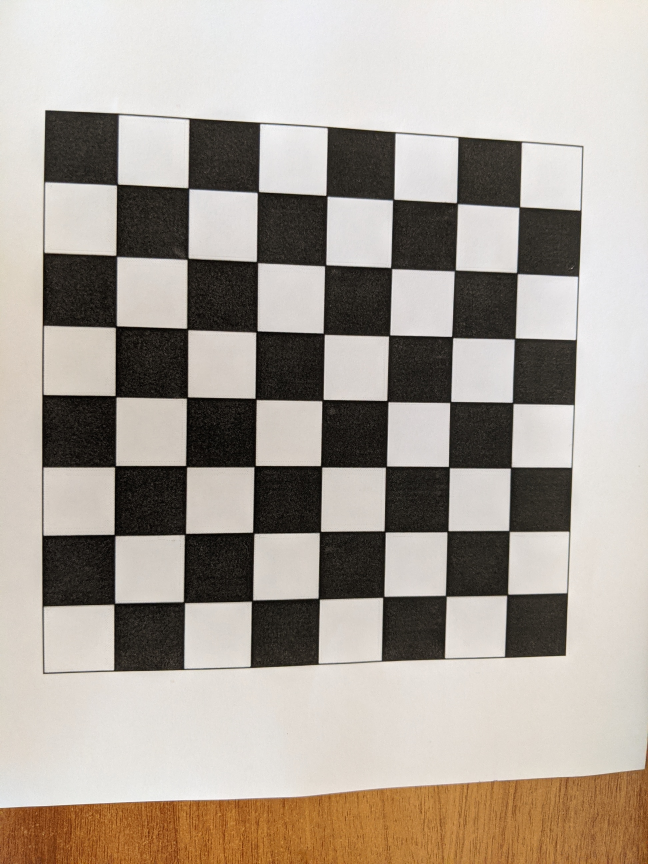
#> input picture images/for_calib/IMG_20200705_174304.jpg, 1944 x 2592 px (shown at 1/3 size); its folder holds 4 pictures in this run; the run also reads 1 picture not shown here
$ python cvCalibration.py
#> lines starting #> are read from the running program, lines starting #| are printed output that depends on the picture
import numpy as np
import cv2
import glob
import types
import os
from time import sleep


# Определение размеров шахматной доски
CHECKERBOARD = (7, 7)
criteria = (cv2.TERM_CRITERIA_EPS + cv2.TERM_CRITERIA_MAX_ITER, 30, 0.001)
# Создание вектора для хранения векторов трехмерных точек для каждого изображения шахматной доски
objpoints = []
# Создание вектора для хранения векторов 2D точек для каждого изображения шахматной доски
imgpoints = []
# Определение мировых координат для 3D точек
objp = np.zeros((1, CHECKERBOARD[0] * CHECKERBOARD[1], 3), np.float32)
objp[0, :, :2] = np.mgrid[0:CHECKERBOARD[0], 0:CHECKERBOARD[1]].T.reshape(-1, 2)
prev_img_shape = None
# Извлечение пути отдельного изображения, хранящегося в данном каталоге
images = glob.glob('./images/for_calib/*.jpg')
for fname in images:
    img = cv2.imread(fname)
#> img is the input picture: shape (2592, 1944, 3); mean B, G, R 152.9, 162.3, 171
    img = cv2.resize(img, (int(4032/4), int(3024/4)))
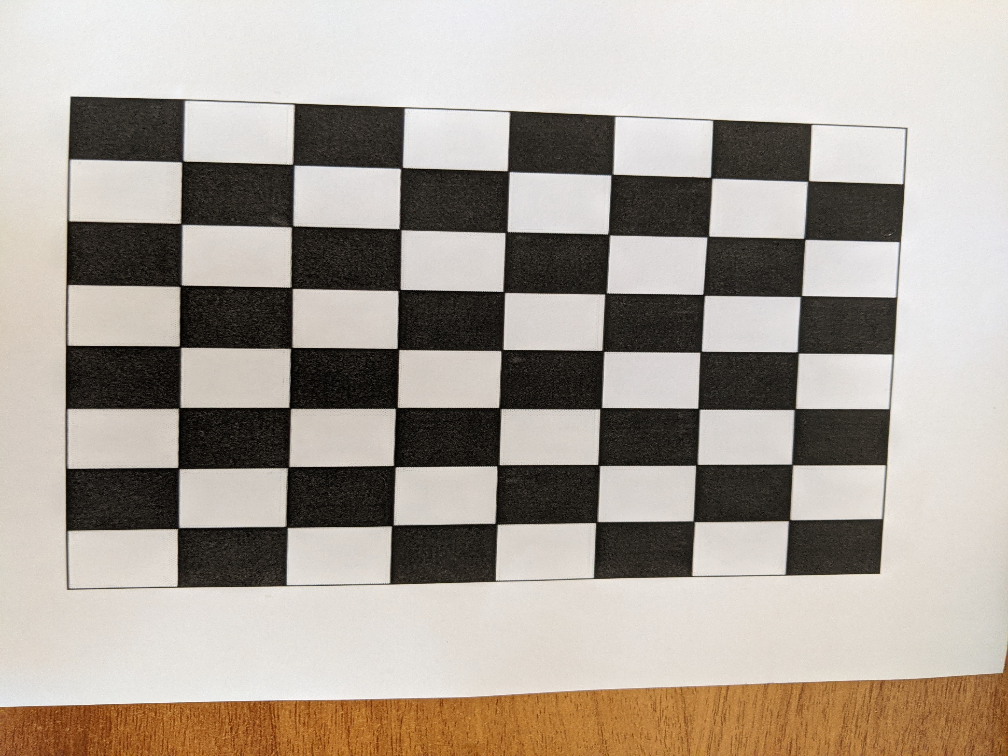
#> img: shape (756, 1008, 3); mean B, G, R 152.8, 162.2, 170.9
    gray = cv2.cvtColor(img, cv2.COLOR_BGR2GRAY)
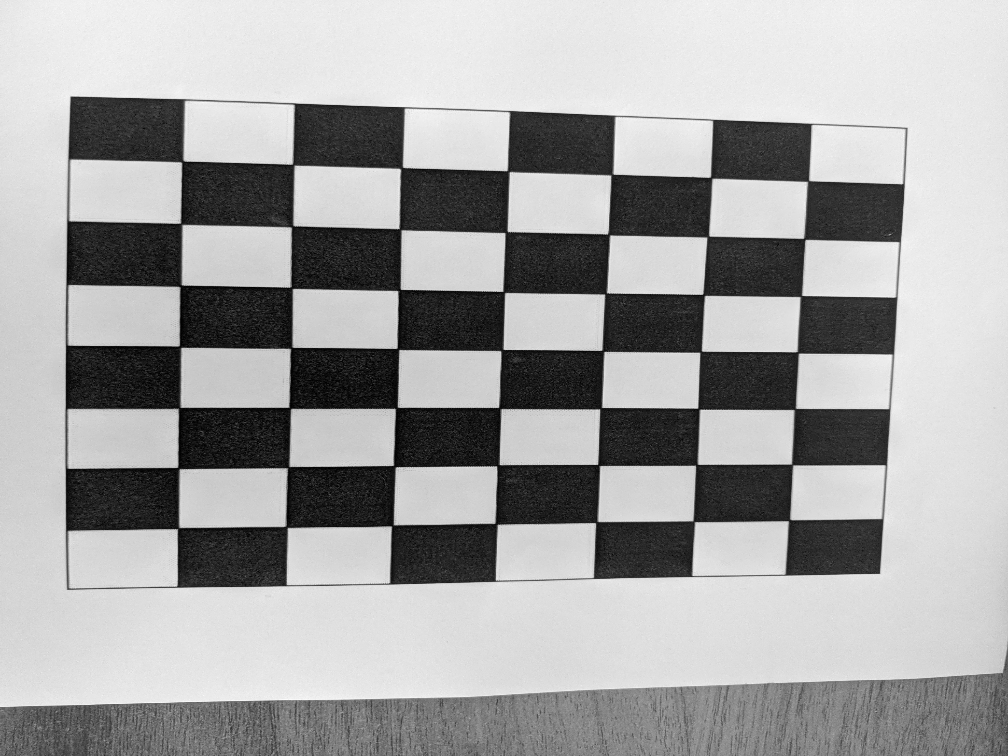
#> gray: shape (756, 1008); min 0, max 251, mean 163.7
    # cv2.imshow("Gray", gray)
    # cv2.imshow("orig", img)
    # Найти углы шахматной доски
    # Если на изображении найдено нужное количество углов, тогда ret = true
    ret, corners = cv2.findChessboardCorners(gray, CHECKERBOARD,
                                             cv2.CALIB_CB_ADAPTIVE_THRESH + cv2.CALIB_CB_FAST_CHECK + cv2.CALIB_CB_NORMALIZE_IMAGE)
#> ret = False; corners = None

    """
    Если желаемый номер угла обнаружен,
    уточняем координаты пикселей и отображаем
    их на изображениях шахматной доски
    """
    if ret == True:
        objpoints.append(objp)
        # уточнение координат пикселей для заданных 2d точек.
        corners2 = cv2.cornerSubPix(gray, corners, (11, 11), (-1, -1), criteria)

        imgpoints.append(corners2)
        # Нарисовать и отобразить углы
        img = cv2.drawChessboardCorners(img, CHECKERBOARD, corners2, ret)

    cv2.imshow('img', img)
    cv2.waitKey(0)
#> pass 2 of the loop `for fname in images:`:
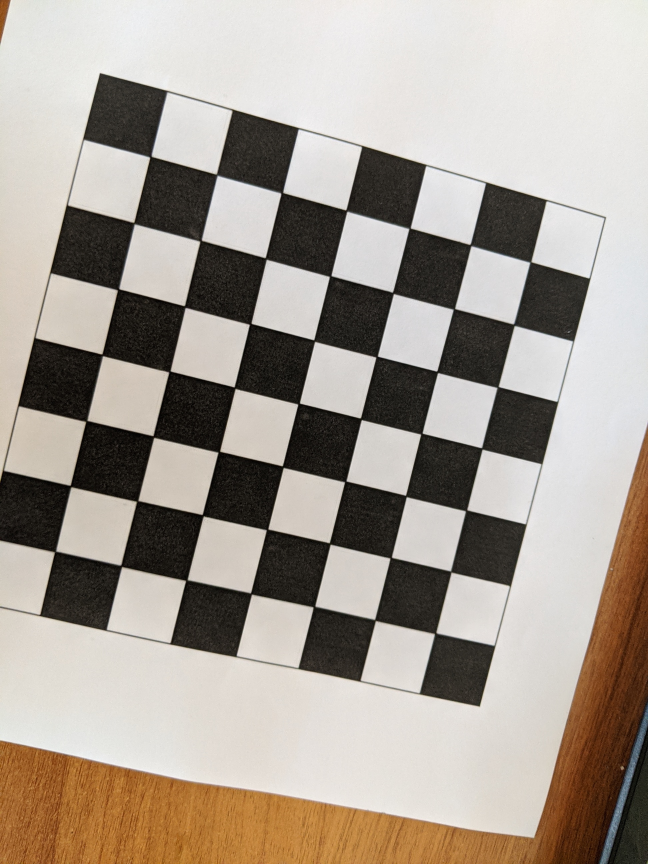
#> input picture images/for_calib/IMG_20200705_174306.jpg, 1944 x 2592 px (shown at 1/3 size)
#> img is the input picture: shape (2592, 1944, 3); mean B, G, R 148.2, 157.9, 166.9
#> `img = cv2.resize(img, (int(4032/4), int(3024/4)))`:
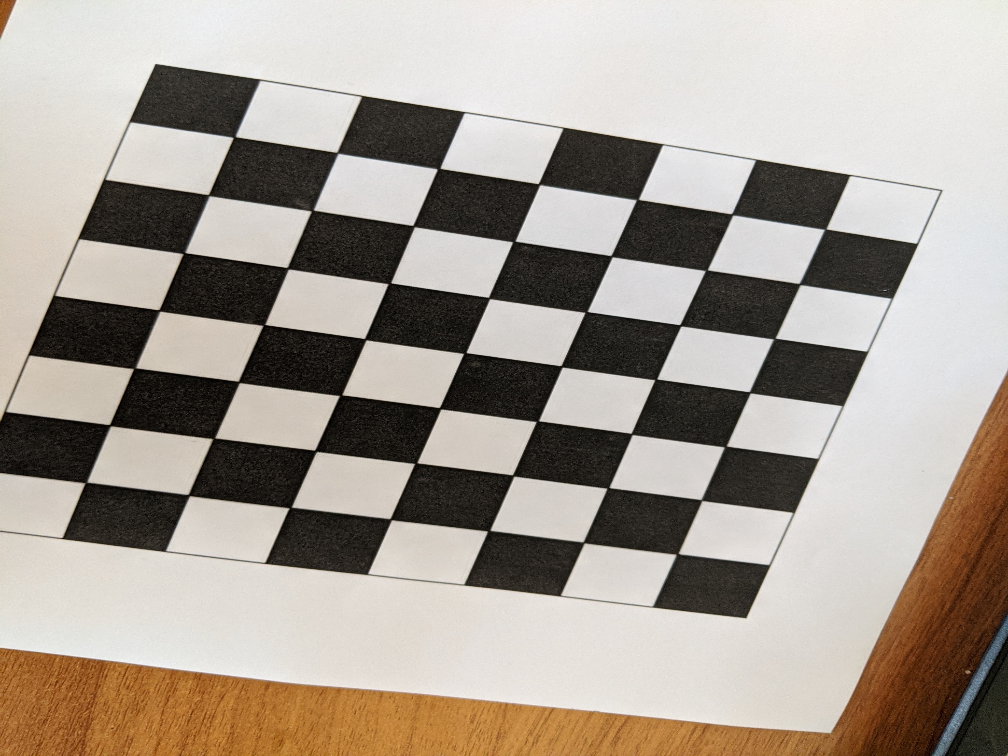
#> img: shape (756, 1008, 3); mean B, G, R 148, 157.8, 166.8
#> `gray = cv2.cvtColor(img, cv2.COLOR_BGR2GRAY)`:
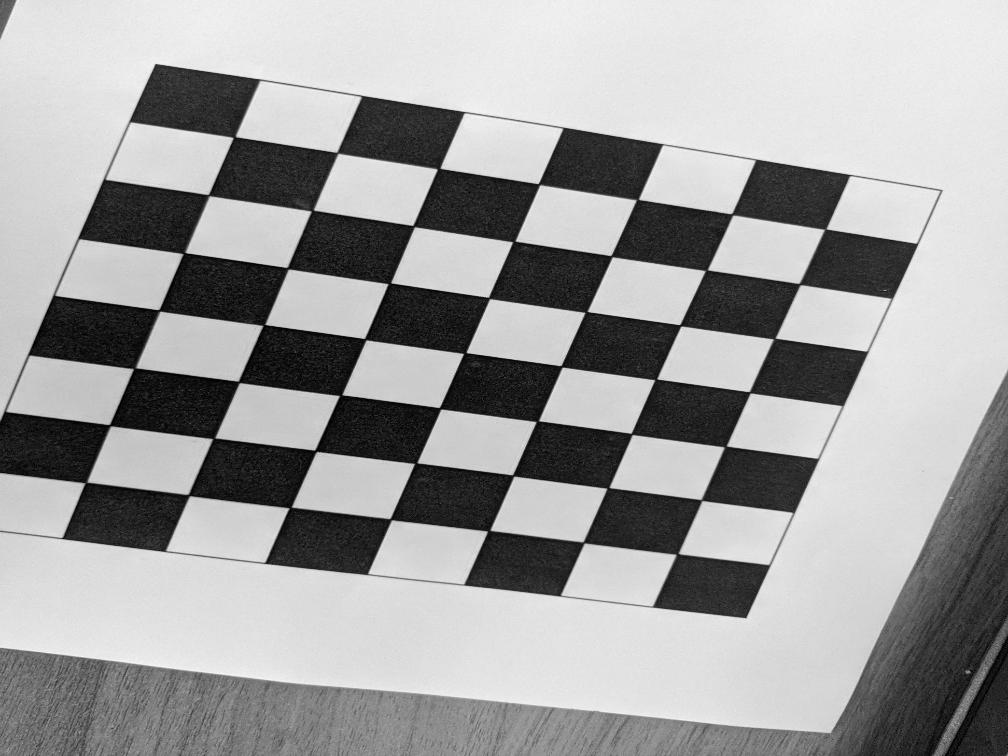
#> gray: shape (756, 1008); min 0, max 248, mean 159.3
#> pass 3 of the loop `for fname in images:`:
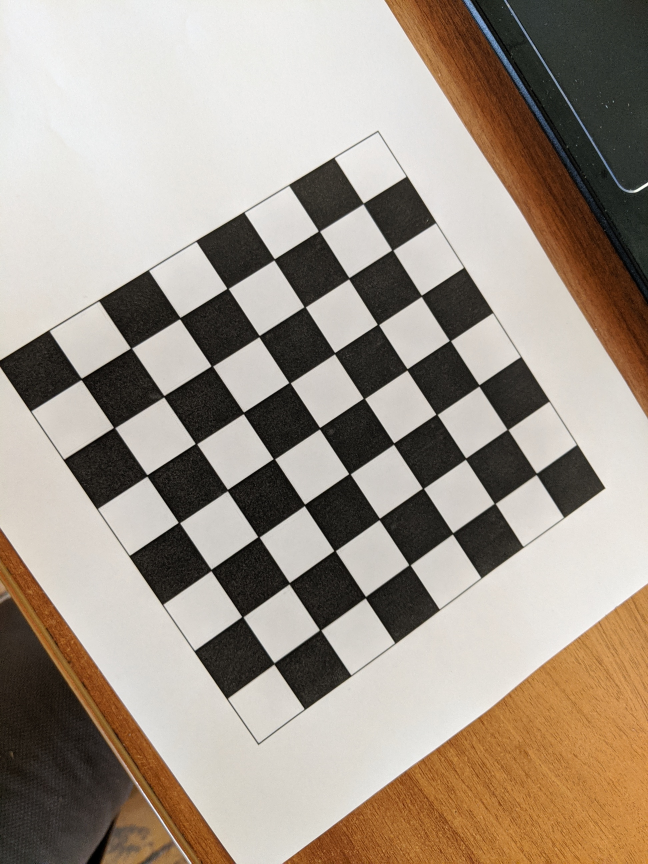
#> input picture images/for_calib/IMG_20200705_174309.jpg, 1944 x 2592 px (shown at 1/3 size)
#> img is the input picture: shape (2592, 1944, 3); mean B, G, R 138, 150.6, 162.2
#> `gray = cv2.cvtColor(img, cv2.COLOR_BGR2GRAY)`:
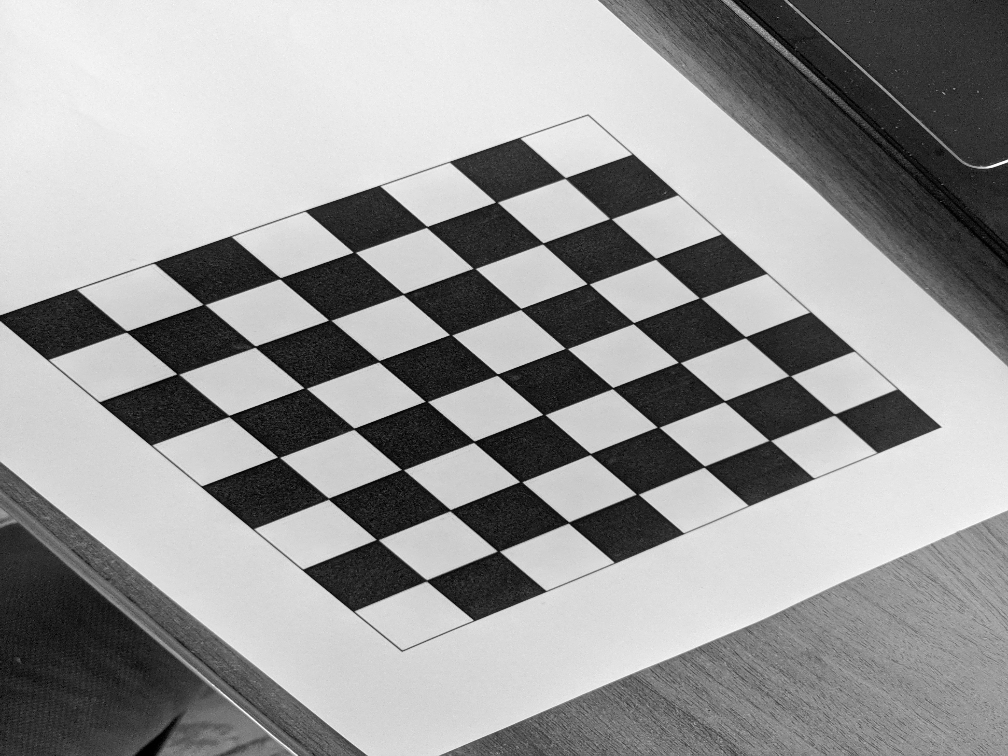
#> gray: shape (756, 1008); min 0, max 254, mean 152.5
#> ret = True; corners = 49 rows, first 8: [565.2, 178], [609.6, 218.4], [655.6, 258.7], [699.2, 297.6], [745.4, 337.3], [790.1, 375.8], [834.7, 414.5], [495.6, 201.9]
#> corners2 = 49 rows, first 8: [565.2, 178], [610.4, 218.6], [655.6, 258.8], [700, 297.8], [745.3, 337.2], [789.8, 375.7], [834.4, 414.5], [496.2, 202]
#> `img = cv2.drawChessboardCorners(img, CHECKERBOARD, corners2, ret)`:
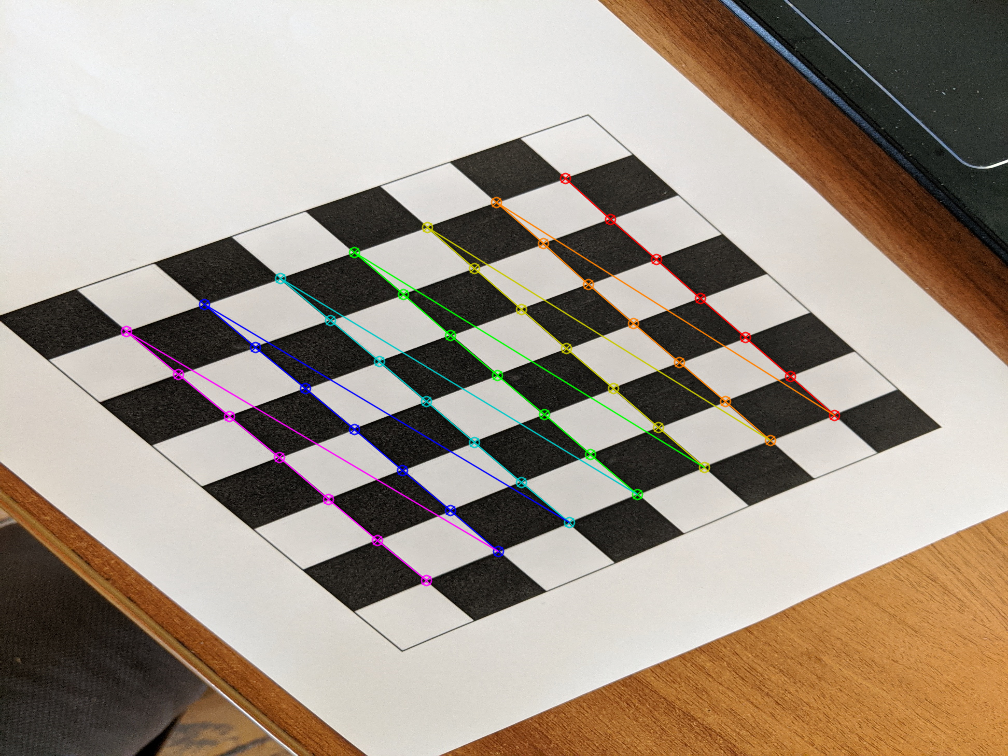
#> img: shape (756, 1008, 3); mean B, G, R 138.2, 150.7, 162.5
#> the loop made 4 passes; the first 3 are shown
cv2.destroyAllWindows()
h, w = img.shape[:2]
#> h = 756; w = 1008
"""
Выполнение калибровки камеры с помощью
Передача значения известных трехмерных точек (объектов)
и соответствующие пиксельные координаты
обнаруженные углы (imgpoints)
"""
ret, mtx, dist, rvecs, tvecs = cv2.calibrateCamera(objpoints, imgpoints, gray.shape[::-1], None, None)
print("Camera matrix : \n")
print(mtx)
print("dist : \n")
print(dist)
print("rvecs : \n")
print(rvecs)
print("tvecs : \n")
print(tvecs)

img = cv2.imread('test1.jpg')
img = cv2.resize(img, (int(4032/4), int(3024/4)))
cv2.imshow('orig', img)
h,  w = img.shape[:2]
newcameramtx, roi = cv2.getOptimalNewCameraMatrix(mtx, dist, (w,h), 1, (w,h))

# undistort
dst = cv2.undistort(img, mtx, dist, None, newcameramtx)
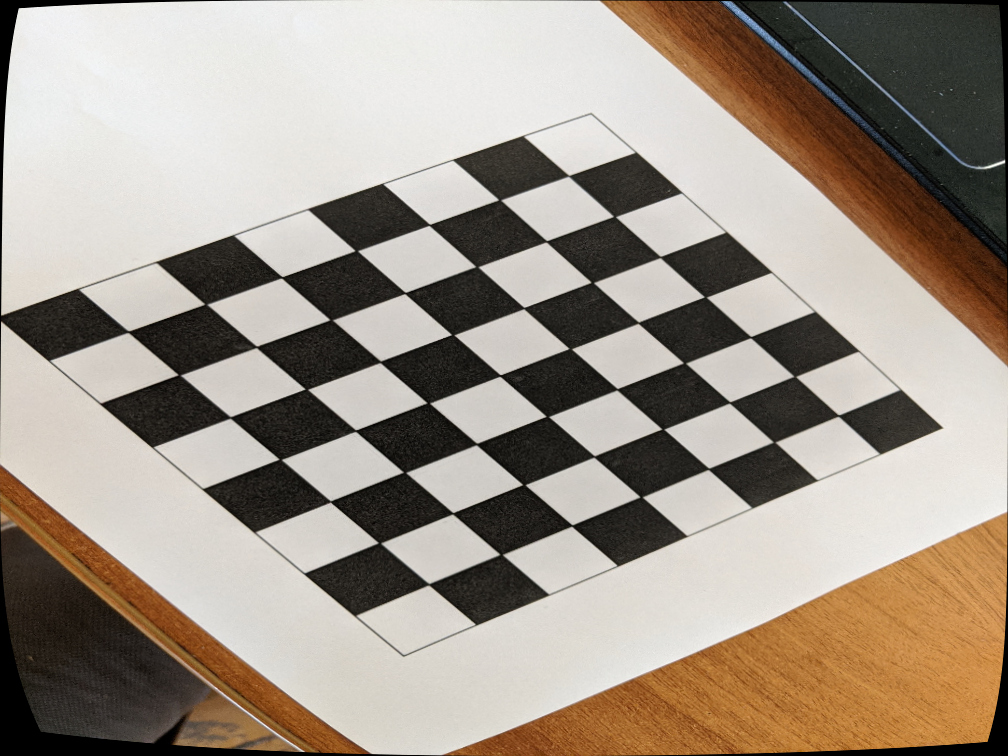
#> dst: shape (756, 1008, 3); mean B, G, R 136.5, 148.4, 159.4
# crop the image
x, y, w, h = roi
dst = dst[y:y+h, x:x+w]
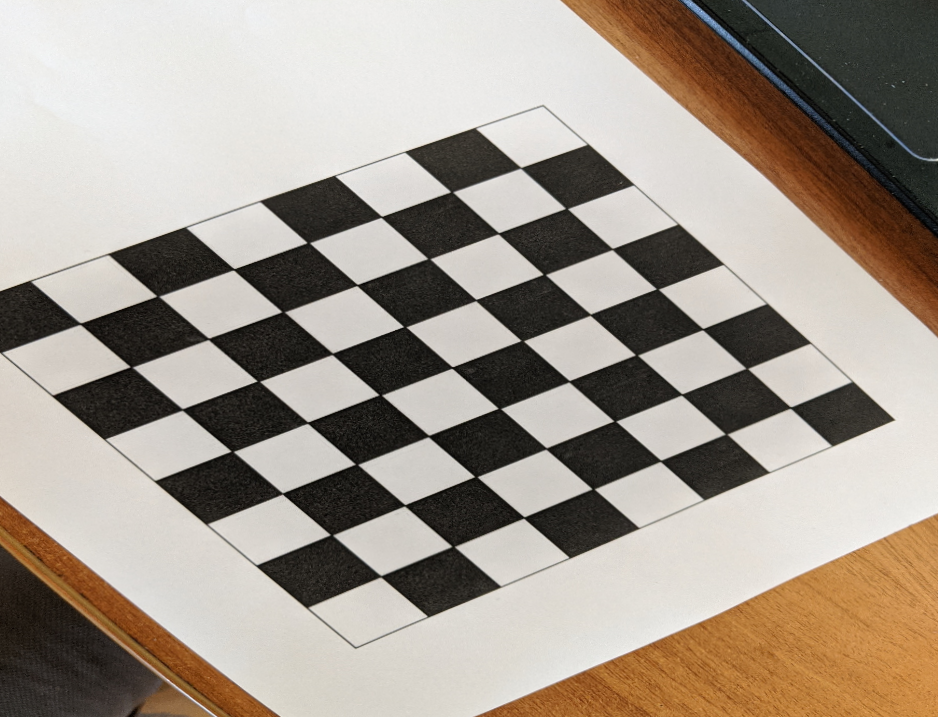
#> dst: shape (717, 938, 3); mean B, G, R 141.7, 152.7, 162.6
cv2.imshow('calibresult', dst)


cv2.waitKey(0)
cv2.destroyAllWindows()
